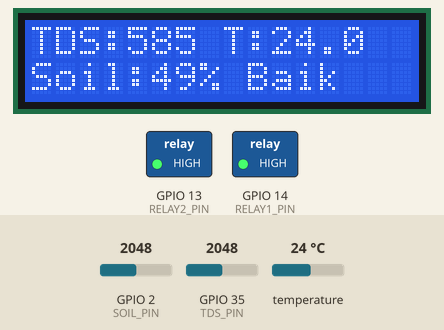
Recording of a sketch running on a simulated ESP32. On the bench: 16×2 character LCD, switched loads named in the sketch (green lamp = pin HIGH). The test bench sets the inputs (shaded band); at power-on: GPIO 2 (SOIL_PIN) = 2048, GPIO 35 (TDS_PIN) = 2048, temperature 24 °C. WiFi joins after 1.5 s; servers stay silent unless stated; what the sketch prints to the serial monitor is not drawn.

Above: at 9.6 s.
9.7 s: GPIO 2 (SOIL_PIN) set to 1646
At 13.3 s:
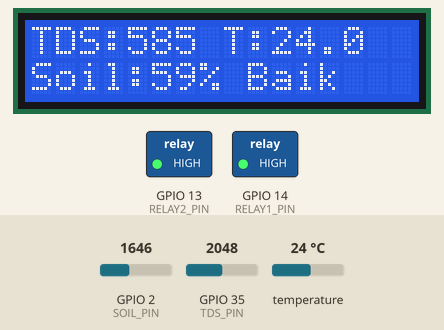
13.6 s: GPIO 2 (SOIL_PIN) set to 1534
At 16.2 s:
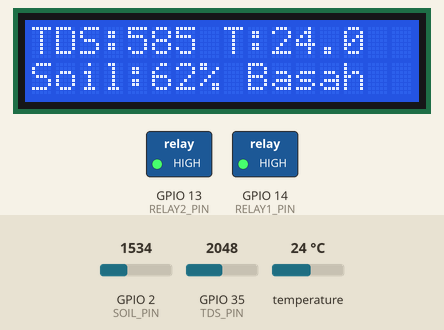
16.7 s: GPIO 2 (SOIL_PIN) set to 2805
At 18.9 s:
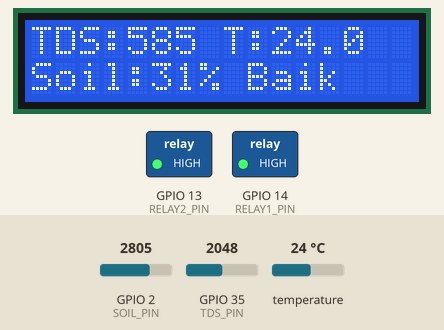
19.8 s: GPIO 2 (SOIL_PIN) set to 2907
At 22.6 s:
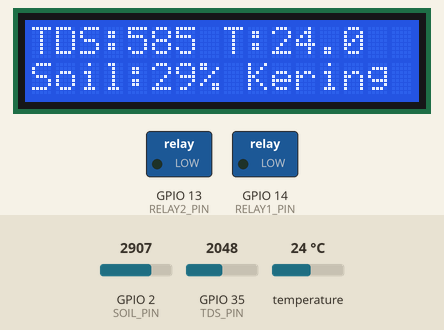
22.9 s: GPIO 35 (TDS_PIN) set to 2787
At 25.5 s:
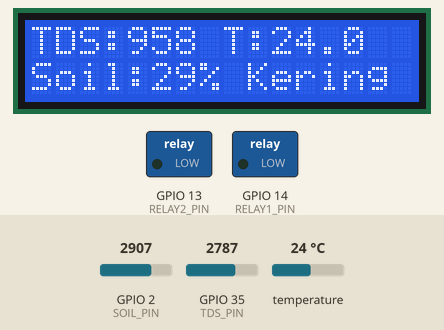
30.8 s: GPIO 35 (TDS_PIN) set to 2879
At 35.0 s:
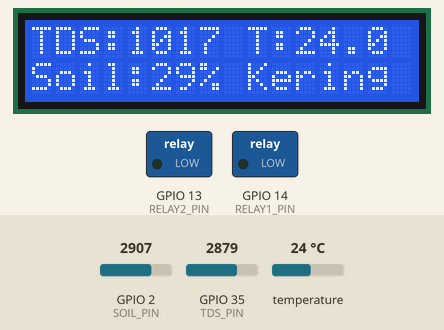
Timing chart, 0 to 36.4 s (numbered marks = the images above; inputs shaded):
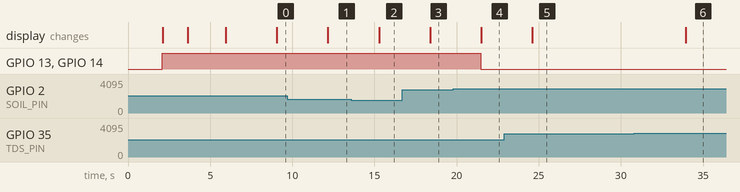

Measured:
- the behaviour switches between 1598 and 1597 on GPIO 2 (SOIL_PIN) (found by bisection; images 1 and 2)
- the behaviour switches between 2866 and 2867 on GPIO 2 (SOIL_PIN) (found by bisection; images 3 and 4)
- after the input at 9.7 s, the display: changes after 2.5 s (image 1)
- after the input at 13.6 s, the display: changes after 1.7 s (image 2)
- after the input at 16.7 s, the display: changes after 1.7 s (image 3)
- after the input at 19.8 s, GPIO 13 (RELAY2_PIN), GPIO 14 (RELAY1_PIN): HIGH → LOW after 1.7 s; the display: changes after 1.7 s (image 4)
- after the input at 22.9 s, the display: changes after 1.7 s (image 5)
- after the input at 30.8 s, the display: changes after 3.1 s (image 6)

The sketch:

esp32_tds_ec_temp_moist_blynk_noty_lcd_pump_bulb.ino
```cpp
#define BLYNK_TEMPLATE_ID "TMPL6zG03a79_"
#define BLYNK_TEMPLATE_NAME "TDS"
#define BLYNK_AUTH_TOKEN "7vXt_5Gv3Z3vxiRMR6TjOKyC17qDM3UB"

#define BLYNK_PRINT Serial
#include <WiFi.h>
#include <WiFiManager.h>
#include <BlynkSimpleEsp32.h>
#include <LiquidCrystal_I2C.h>
#include <OneWire.h>
#include <DallasTemperature.h>

// Inisialisasi LCD
LiquidCrystal_I2C lcd(0x27, 16, 2); // Sesuaikan alamat I2C jika berbeza
#define TDS_PIN 35  // Pin analog GPIO 35 untuk sensor TDS
#define ONE_WIRE_BUS 15  // Pin D15 untuk DS18B20
#define SOIL_PIN 2  // Pin D2 untuk sensor kelembapan tanah
#define RELAY1_PIN 14  // Pin D14 untuk Relay 1
#define RELAY2_PIN 13  // Pin D13 untuk Relay 2

// Inisialisasi OneWire dan DallasTemperature
OneWire oneWire(ONE_WIRE_BUS);
DallasTemperature sensors(&oneWire);

// Inisialisasi WiFiManager
WiFiManager wifiManager;

namespace sensor {
  float ec = 0;
  unsigned int tds = 0;
  float temperature = 0;  // Menyimpan bacaan suhu
  float ecCalibration = 1.0;
  const int tdsThresholdMin = 300;  // Ambang minimum untuk akuaponik
  const int tdsThresholdMax = 1200; // Ambang maksimum untuk akuaponik
  const float tempThresholdMin = 20.0;  // Ambang minimum suhu (°C)
  const float tempThresholdMax = 30.0;  // Ambang maksimum suhu (°C)
  bool alertSentLow = false;
  bool alertSentHigh = false;
  bool alertSentNormal = false;
  bool alertSentTempLow = false;
  bool alertSentTempHigh = false;
  bool alertSentTempNormal = false;
  int soilMoisture = 0;  // Menyimpan bacaan kelembapan tanah
  const int soilThresholdMin = 30;  // Ambang minimum kelembapan tanah (%)
  const int soilThresholdMax = 60;  // Ambang maksimum kelembapan tanah (%)
  bool alertSentSoilLow = false;
  bool alertSentSoilHigh = false;
  bool alertSentSoilNormal = false;
}

void setup() {
  Serial.begin(115200);
  Serial.println("Memulakan sistem TDS, Suhu, dan Kelembapan Tanah IoT untuk Akuaponik...");

  // Inisialisasi LCD
  lcd.init();
  lcd.backlight();
  lcd.setCursor(0, 0);
  lcd.print("Sistem Akuaponik");
  lcd.setCursor(0, 1);
  lcd.print("Memulakan...");
  delay(2000);

  // Inisialisasi pin
  pinMode(TDS_PIN, INPUT);
  pinMode(SOIL_PIN, INPUT);
  pinMode(RELAY1_PIN, OUTPUT);
  pinMode(RELAY2_PIN, OUTPUT);
  digitalWrite(RELAY1_PIN, HIGH); // Relay OFF (aktif rendah)
  digitalWrite(RELAY2_PIN, HIGH); // Relay OFF (aktif rendah)

  // Inisialisasi sensor DS18B20
  sensors.begin();

  // Sambung ke WiFi menggunakan WiFiManager
  lcd.clear();
  lcd.setCursor(0, 0);
  lcd.print("Sambung WiFi...");

  // Konfigurasi WiFiManager
  wifiManager.setTimeout(180); // Timeout 180 saat untuk konfigurasi WiFi
  wifiManager.setAPCallback(configModeCallback); // Callback ketika masuk ke mode AP

  if (!wifiManager.autoConnect("Aquaponics_AP")) {
    Serial.println("Gagal sambung WiFi dan timeout! Mulakan semula...");
    lcd.clear();
    lcd.setCursor(0, 0);
    lcd.print("WiFi Gagal!");
    lcd.setCursor(0, 1);
    lcd.print("Restart...");
    delay(5000);
    ESP.restart();
  } else {
    Serial.println("\nWiFi tersambung! SSID: " + WiFi.SSID());
    lcd.clear();
    lcd.setCursor(0, 0);
    lcd.print("WiFi OK!");
    lcd.setCursor(0, 1);
    lcd.print(WiFi.SSID());
    delay(2000);
  }

  // Blynk
  Blynk.config(BLYNK_AUTH_TOKEN);
  Blynk.connect();
  if (Blynk.connected()) {
    Serial.println("Blynk tersambung!");
    lcd.clear();
    lcd.setCursor(0, 0);
    lcd.print("Blynk OK!");
    delay(2000);
  } else {
    Serial.println("Blynk gagal sambung!");
    lcd.clear();
    lcd.setCursor(0, 0);
    lcd.print("Blynk Gagal!");
    delay(2000);
  }
}

// Callback ketika ESP32 masuk ke mode Access Point (AP)
void configModeCallback(WiFiManager *myWiFiManager) {
  Serial.println("Masuk mode konfigurasi WiFi!");
  Serial.println("Sila sambung ke AP: " + String(myWiFiManager->getConfigPortalSSID()));
  lcd.clear();
  lcd.setCursor(0, 0);
  lcd.print("Sambung ke AP:");
  lcd.setCursor(0, 1);
  lcd.print(myWiFiManager->getConfigPortalSSID());
}

void loop() {
  if (WiFi.status() == WL_CONNECTED && Blynk.connected()) {
    Blynk.run();
  } else {
    Serial.println("WiFi atau Blynk terputus! Cuba sambung semula...");
    lcd.clear();
    lcd.setCursor(0, 0);
    lcd.print("Koneksi Terputus");
    if (WiFi.status() != WL_CONNECTED) {
      lcd.setCursor(0, 1);
      lcd.print("Sambung WiFi...");
      if (!wifiManager.autoConnect("Aquaponics_AP")) {
        Serial.println("Gagal sambung WiFi!");
        lcd.clear();
        lcd.setCursor(0, 0);
        lcd.print("WiFi Gagal!");
        lcd.setCursor(0, 1);
        lcd.print("Restart...");
        delay(5000);
        ESP.restart();
      }
    }
    if (WiFi.status() == WL_CONNECTED) {
      Blynk.connect();
      if (Blynk.connected()) {
        Serial.println("WiFi dan Blynk tersambung semula!");
        lcd.clear();
        lcd.setCursor(0, 0);
        lcd.print("Koneksi OK!");
        delay(2000);
      }
    }
  }

  readTdsQuick();
  readSoilMoisture();
  delay(2000);
}

void readTdsQuick() {
  const int numReadings = 50;  // Ambil purata 50 bacaan
  long sum = 0;
  int validReadings = 0;
  int maxReading = 0;
  for (int i = 0; i < numReadings; i++) {
    int reading = analogRead(TDS_PIN);
    if (reading > 0) {
      sum += reading;
      validReadings++;
      if (reading > maxReading) maxReading = reading;
    }
    delay(5);
  }
  int sensorValue = (validReadings > 0) ? (sum / validReadings) : 0;
  float rawEc = (float)sensorValue * 3.3 / 4095.0;  // ADC 12-bit, sensor 3.3V

  // Membaca suhu dari DS18B20
  sensors.requestTemperatures();
  sensor::temperature = sensors.getTempCByIndex(0);  // Suhu dalam Celsius

  // Validasi bacaan suhu
  if (sensor::temperature == -127.0) {
    Serial.println("Gagal membaca suhu dari DS18B20!");
    lcd.clear();
    lcd.setCursor(0, 0);
    lcd.print("Suhu Error!");
    return;
  }

  Serial.print("Raw Analog (Avg): ");
  Serial.print(sensorValue);
  Serial.print(" | Max Raw: ");
  Serial.print(maxReading);
  Serial.print(" | Voltage: ");
  Serial.print(rawEc, 3);
  Serial.print(" | Valid Readings: ");
  Serial.print(validReadings);
  Serial.print(" | Temperature: ");
  Serial.print(sensor::temperature, 1);
  Serial.println(" °C");

  float offset = 0.14;
  sensor::ec = (rawEc * sensor::ecCalibration) - offset;
  if (sensor::ec < 0) sensor::ec = 0;

  sensor::tds = (133.42 * pow(sensor::ec, 3) - 255.86 * sensor::ec * sensor::ec + 857.39 * sensor::ec) * 0.5;

  Serial.print("TDS: ");
  Serial.println(sensor::tds);
  Serial.print("EC: ");
  Serial.println(sensor::ec, 2);
  Serial.print("Temperature: ");
  Serial.println(sensor::temperature, 1);

  // Hantar ke Blynk
  if (Blynk.connected()) {
    Blynk.virtualWrite(V0, sensor::tds);
    Blynk.virtualWrite(V1, sensor::ec);
    Blynk.virtualWrite(V2, sensor::temperature);
  }

  // Logik notifikasi TDS
  if (sensor::tds < sensor::tdsThresholdMin && !sensor::alertSentLow) {
    Blynk.logEvent("low_tds", "⚠️ TDS terlalu rendah! TDS: " + String(sensor::tds) + " ppm");
    sensor::alertSentLow = true;
    sensor::alertSentNormal = false;
  } else if (sensor::tds > sensor::tdsThresholdMax && !sensor::alertSentHigh) {
    Blynk.logEvent("high_tds", "⚠️ TDS terlalu tinggi! TDS: " + String(sensor::tds) + " ppm");
    sensor::alertSentHigh = true;
    sensor::alertSentNormal = false;
  } else if (sensor::tds >= sensor::tdsThresholdMin && sensor::tds <= sensor::tdsThresholdMax && !sensor::alertSentNormal) {
    Blynk.logEvent("normal_tds", "✅ TDS kembali normal! TDS: " + String(sensor::tds) + " ppm");
    sensor::alertSentNormal = true;
    sensor::alertSentLow = false;
    sensor::alertSentHigh = false;
  }

  // Logik notifikasi suhu
  if (sensor::temperature < sensor::tempThresholdMin && !sensor::alertSentTempLow) {
    Blynk.logEvent("low_temp", "⚠️ Suhu terlalu rendah! Suhu: " + String(sensor::temperature, 1) + " °C");
    sensor::alertSentTempLow = true;
    sensor::alertSentTempNormal = false;
  } else if (sensor::temperature > sensor::tempThresholdMax && !sensor::alertSentTempHigh) {
    Blynk.logEvent("high_temp", "⚠️ Suhu terlalu tinggi! Suhu: " + String(sensor::temperature, 1) + " °C");
    sensor::alertSentTempHigh = true;
    sensor::alertSentTempNormal = false;
  } else if (sensor::temperature >= sensor::tempThresholdMin && sensor::temperature <= sensor::tempThresholdMax && !sensor::alertSentTempNormal) {
    Blynk.logEvent("normal_temp", "✅ Suhu kembali normal! Suhu: " + String(sensor::temperature, 1) + " °C");
    sensor::alertSentTempNormal = true;
    sensor::alertSentTempLow = false;
    sensor::alertSentTempHigh = false;
  }
}

void readSoilMoisture() {
  const int numReadings = 10;  // Ambil purata 10 bacaan
  long sum = 0;
  int validReadings = 0;
  for (int i = 0; i < numReadings; i++) {
    int reading = analogRead(SOIL_PIN);
    if (reading > 0) {
      sum += reading;
      validReadings++;
    }
    delay(5);
  }
  int sensorValue = (validReadings > 0) ? (sum / validReadings) : 0;

  // Tukar bacaan analog kepada peratusan kelembapan (0% = kering, 100% = basah)
  sensor::soilMoisture = map(sensorValue, 4095, 0, 0, 100); // Terbalik kerana sensor kelembapan tanah biasanya rendah apabila basah

  Serial.print("Soil Moisture: ");
  Serial.print(sensor::soilMoisture);
  Serial.println(" %");

  // Kawal relay berdasarkan kelembapan tanah
  if (sensor::soilMoisture < sensor::soilThresholdMin) {
    digitalWrite(RELAY1_PIN, LOW); // Hidupkan Relay 1 (aktif rendah)
    digitalWrite(RELAY2_PIN, LOW); // Hidupkan Relay 2 (aktif rendah)
  } else {
    digitalWrite(RELAY1_PIN, HIGH); // Matikan Relay 1
    digitalWrite(RELAY2_PIN, HIGH); // Matikan Relay 2
  }

  // Papar pada LCD: TDS dan suhu di baris pertama, Kelembapan dan status di baris kedua
  lcd.clear();
  lcd.setCursor(0, 0);
  lcd.print("TDS:");
  lcd.print(sensor::tds);
  lcd.print(" T:");
  lcd.print(sensor::temperature, 1);
  lcd.setCursor(0, 1);
  lcd.print("Soil:");
  lcd.print(sensor::soilMoisture);
  lcd.print("% ");
  if (sensor::soilMoisture < sensor::soilThresholdMin) lcd.print("Kering");
  else if (sensor::soilMoisture > sensor::soilThresholdMax) lcd.print("Basah");
  else lcd.print("Baik");

  // Hantar ke Blynk
  if (Blynk.connected()) {
    Blynk.virtualWrite(V3, sensor::soilMoisture);
  }

  // Logik notifikasi kelembapan tanah
  if (sensor::soilMoisture < sensor::soilThresholdMin && !sensor::alertSentSoilLow) {
    Blynk.logEvent("low_soil", "⚠️ Tanah terlalu kering! Kelembapan: " + String(sensor::soilMoisture) + " %");
    sensor::alertSentSoilLow = true;
    sensor::alertSentSoilNormal = false;
  } else if (sensor::soilMoisture > sensor::soilThresholdMax && !sensor::alertSentSoilHigh) {
    Blynk.logEvent("high_soil", "⚠️ Tanah terlalu basah! Kelembapan: " + String(sensor::soilMoisture) + " %");
    sensor::alertSentSoilHigh = true;
    sensor::alertSentSoilNormal = false;
  } else if (sensor::soilMoisture >= sensor::soilThresholdMin && sensor::soilMoisture <= sensor::soilThresholdMax && !sensor::alertSentSoilNormal) {
    Blynk.logEvent("normal_soil", "✅ Kelembapan tanah normal! Kelembapan: " + String(sensor::soilMoisture) + " %");
    sensor::alertSentSoilNormal = true;
    sensor::alertSentSoilLow = false;
    sensor::alertSentSoilHigh = false;
  }
}
```
